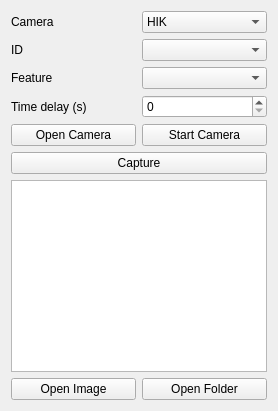
          <widget class="QWidget" name="tab_4">
           <attribute name="title">
            <string>Camera</string>
           </attribute>
           <layout class="QGridLayout" name="gridLayout_6">
            <item row="0" column="0">
             <widget class="QLabel" name="label_10">
              <property name="sizePolicy">
               <sizepolicy hsizetype="Fixed" vsizetype="Fixed">
                <horstretch>0</horstretch>
                <verstretch>0</verstretch>
               </sizepolicy>
              </property>
              <property name="text">
               <string>Camera</string>
              </property>
             </widget>
            </item>
            <item row="2" column="1">
             <widget class="QComboBox" name="combo_box_feature_camera">
              <property name="sizePolicy">
               <sizepolicy hsizetype="Expanding" vsizetype="Fixed">
                <horstretch>0</horstretch>
                <verstretch>0</verstretch>
               </sizepolicy>
              </property>
             </widget>
            </item>
            <item row="3" column="1">
             <widget class="QSpinBox" name="spin_box_time_delay_camera">
              <property name="maximum">
               <number>10000</number>
              </property>
             </widget>
            </item>
            <item row="1" column="0">
             <widget class="QLabel" name="label_11">
              <property name="sizePolicy">
               <sizepolicy hsizetype="Fixed" vsizetype="Fixed">
                <horstretch>0</horstretch>
                <verstretch>0</verstretch>
               </sizepolicy>
              </property>
              <property name="text">
               <string>ID</string>
              </property>
             </widget>
            </item>
            <item row="4" column="1">
             <widget class="QPushButton" name="but_start_camera_teaching">
              <property name="sizePolicy">
               <sizepolicy hsizetype="Expanding" vsizetype="Fixed">
                <horstretch>0</horstretch>
                <verstretch>0</verstretch>
               </sizepolicy>
              </property>
              <property name="text">
               <string>Start Camera</string>
              </property>
             </widget>
            </item>
            <item row="0" column="1">
             <widget class="QComboBox" name="combo_box_name_camera">
              <property name="sizePolicy">
               <sizepolicy hsizetype="Expanding" vsizetype="Fixed">
                <horstretch>0</horstretch>
                <verstretch>0</verstretch>
               </sizepolicy>
              </property>
              <item>
               <property name="text">
                <string>HIK</string>
               </property>
              </item>
              <item>
               <property name="text">
                <string>Webcam</string>
               </property>
              </item>
             </widget>
            </item>
            <item row="4" column="0">
             <widget class="QPushButton" name="but_open_camera_teaching">
              <property name="sizePolicy">
               <sizepolicy hsizetype="Expanding" vsizetype="Fixed">
                <horstretch>0</horstretch>
                <verstretch>0</verstretch>
               </sizepolicy>
              </property>
              <property name="text">
               <string>Open Camera</string>
              </property>
             </widget>
            </item>
            <item row="6" column="0" colspan="2">
             <widget class="QListWidget" name="list_widget_file_path_image"/>
            </item>
            <item row="2" column="0">
             <widget class="QLabel" name="label_12">
              <property name="sizePolicy">
               <sizepolicy hsizetype="Fixed" vsizetype="Fixed">
                <horstretch>0</horstretch>
                <verstretch>0</verstretch>
               </sizepolicy>
              </property>
              <property name="text">
               <string>Feature</string>
              </property>
             </widget>
            </item>
            <item row="1" column="1">
             <widget class="QComboBox" name="combo_box_id_camera">
              <property name="sizePolicy">
               <sizepolicy hsizetype="Expanding" vsizetype="Fixed">
                <horstretch>0</horstretch>
                <verstretch>0</verstretch>
               </sizepolicy>
              </property>
             </widget>
            </item>
            <item row="3" column="0">
             <widget class="QLabel" name="label_2">
              <property name="text">
               <string>Time delay (s)</string>
              </property>
             </widget>
            </item>
            <item row="7" column="0">
             <widget class="QPushButton" name="but_open_image_teaching">
              <property name="sizePolicy">
               <sizepolicy hsizetype="Preferred" vsizetype="Fixed">
                <horstretch>1</horstretch>
                <verstretch>0</verstretch>
               </sizepolicy>
              </property>
              <property name="text">
               <string>Open Image</string>
              </property>
             </widget>
            </item>
            <item row="7" column="1">
             <widget class="QPushButton" name="but_open_folder_image_teaching">
              <property name="text">
               <string>Open Folder</string>
              </property>
             </widget>
            </item>
            <item row="5" column="0" colspan="2">
             <widget class="QPushButton" name="but_capture_teaching">
              <property name="sizePolicy">
               <sizepolicy hsizetype="Preferred" vsizetype="Fixed">
                <horstretch>1</horstretch>
                <verstretch>0</verstretch>
               </sizepolicy>
              </property>
              <property name="text">
               <string>Capture</string>
              </property>
             </widget>
            </item>
           </layout>
          </widget>
